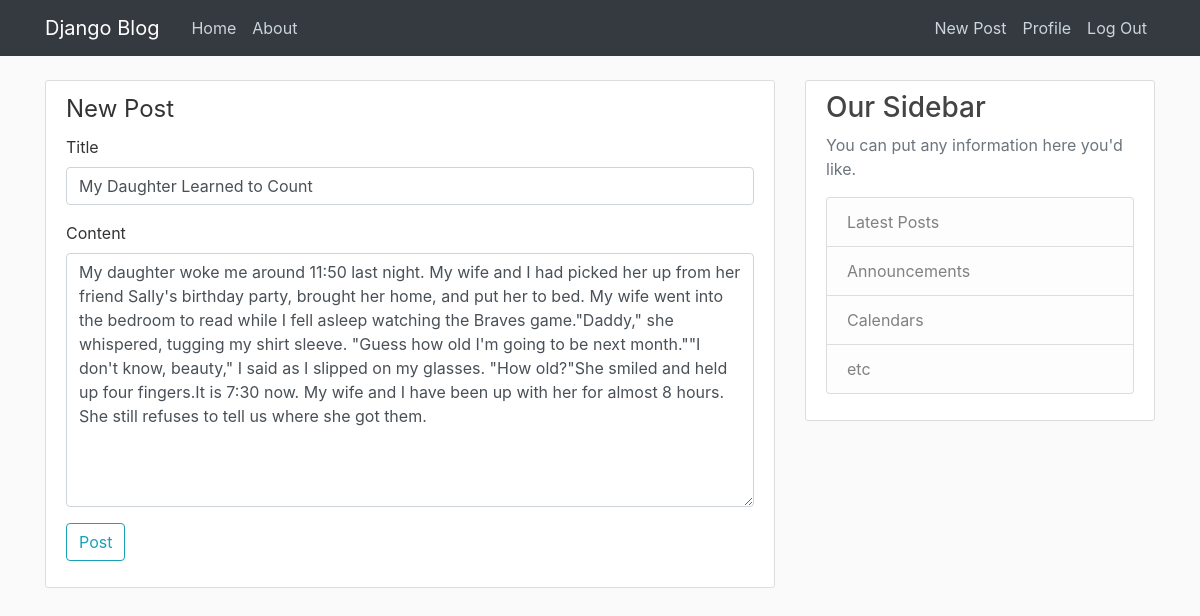
The app's page /post/8/update (signed in) with its own data.
### blog/models.py (models this page shows, shortened)
class Post(models.Model):
	title = models.CharField(max_length=100)
	content = models.TextField(blank=False)
	date_posted = models.DateTimeField(default=timezone.now)
	author = models.ForeignKey(User, on_delete=models.CASCADE)

### blog/views.py (the view, shortened to what this page needs)
# urls.py: path('post/<int:pk>/update',PostUpdateView.as_view(),name='post-update'),
class PostUpdateView(LoginRequiredMixin,UserPassesTestMixin,UpdateView):
	model = Post
	fields = ['title','content']
	def test_func(self):
		post = self.get_object()
		if self.request.user == post.author:
			return True
		return False

### blog/templates/blog/post_form.html (shortened to what this page needs)
{% extends 'blog/base.html' %}
{% load bootstrap4 %}
{% block content %}
	<div class="content-section">
		<legend>New Post</legend>
		<form method="post">
		    {% bootstrap_form form %}
		    <div class="form-group">
		    <button class="btn btn-outline-info" type="submit">Post</button>
		    </div>
	    </form>
	</div>
{% endblock %}

### blog/static/blog/main.css (style rules this page uses)
body { background: #fafafa; color: #333333; margin-top: 5rem; }
.content-section { background: #ffffff; padding: 10px 20px; border: 1px solid #dddddd; border-radius: 3px; margin-bottom: 20px; }

### records on screen
Post: title "My Daughter Learned to Count", content "My daughter woke me around 11:50 last night. My wife and I had picked her up from her friend Sally's birthday party, brought her home, and put her to bed. My wife went into the bedroom to read while I fell asleep watching the Braves game.\"Daddy,\" she whispered, tugging my shirt sleeve. \"Guess how old I'm going to be next month.\"\"I don't know, beauty,\" I said as I slipped on my glasses. \"How old?\"She smiled and held up four fingers.It is 7:30 now. My wife and I have been up with her for almost 8 hours. She still refuses to tell us where she got them."
